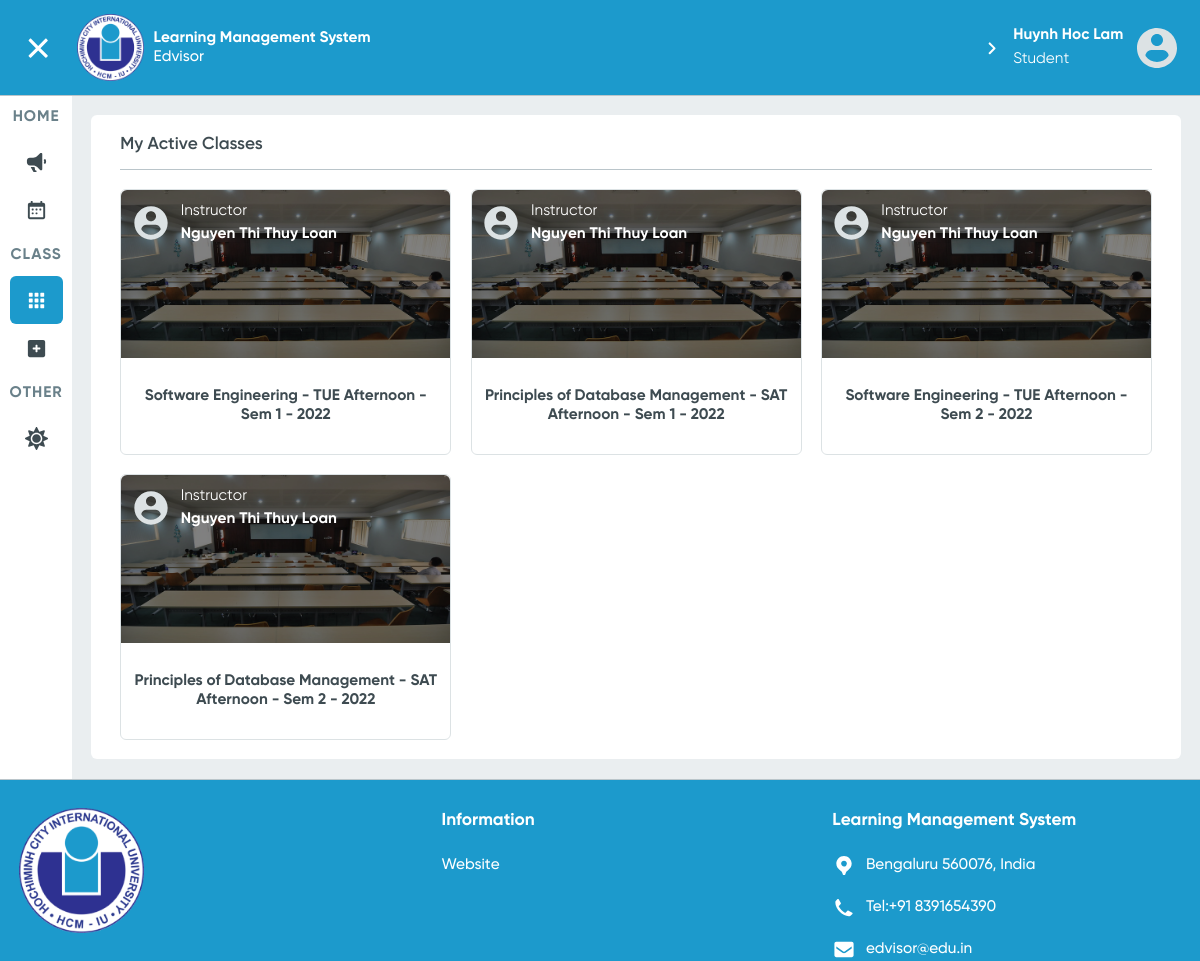
Page /user/lecturer/1/active-classes/ (signed in) on the committed database.
### User/models.py (models this page shows, shortened)
class User(AbstractBaseUser, PermissionsMixin):
    objects = MyUserManager()
    email = models.EmailField(unique=True)
    first_name = models.CharField(max_length=20)
    middle_name = models.CharField(max_length=20, blank=True)
    last_name = models.CharField(max_length=20)
    phone_number = models.CharField(max_length=12, blank=True)
    is_admin = models.BooleanField(default=False)
    is_staff = models.BooleanField(default=False)
    is_active = models.BooleanField(default=True)
    type= [
        ("Student","student"),
        ("Lecturer","lecturer")
    ]
    user_type = models.CharField(max_length=10,choices=type,null=True,blank=True)
    USERNAME_FIELD = 'email'
    def is_student(self):
        return hasattr(self,'student')
    @property
    def full_name(self):
        return self.last_name + " " + self.middle_name + " " + self.first_name

class Lecturer(models.Model):
    user_id= models.OneToOneField(User,on_delete=CASCADE)

### Courses/models.py (models this page shows, shortened)
class Class(models.Model):
    course = models.ForeignKey(Course, on_delete=CASCADE)
    lecturer = models.ForeignKey(Lecturer, on_delete=CASCADE)
    schedule = models.ForeignKey(Schedule, on_delete=SET_NULL, null=True,blank=True)
    start_date = models.DateTimeField(default=datetime.datetime(2021, 9, 6))
    @property
    def month(self):
        return int(self.start_date.strftime("%m"))
    @property
    def year(self):
        return int(self.start_date.strftime("%Y"))
    @property
    def sem_year(self):
        year = self.year
        month = self.month
        if month in [9, 10, 11, 12, 1]:
            return "Sem 1 - {}".format(year + 1)
        elif month in [2, 3, 4, 5, 6]:
            return "Sem 2 - {}".format(int(year))
    @property
    def is_displayable(self):
        utc = pytz.UTC
        now = utc.localize(datetime.datetime.now())
        if (now < self.start_date):
            return False
        else:
            return True

class Course(models.Model):
    major = models.ManyToManyField(Major)
    name = models.CharField(max_length=80)

class Schedule(models.Model):
    DAYS_OF_WEEK = [
        ('MON', 'Monday'),
        ('TUE', 'Tuesday'),
        ('WED', 'Wednesday'),
        ('THU', 'Thursday'),
        ('FRI', 'Friday'),
        ('SAT', 'Saturday'),
        ('SUN', 'Sunday'),
    ]
    day_of_the_week = models.CharField(max_length=3, choices=DAYS_OF_WEEK)
    start_time = models.TimeField(auto_now=False, auto_now_add=False)
    duration = models.DurationField()
    @property
    def day_part(self):
        if (self.start_time <= datetime.time(12)):
            return 'Morning'
        else:
            return 'Afternoon'
    def __str__(self):
        return self.day_of_the_week + " " + self.day_part
    class Meta:
        pass

### User/views.py (the view)
    def decorate(*args, **kwargs):
        userID = kwargs['id']
        request = args[0]
        if request.user.id == None:
            return HttpResponseRedirect(reverse("login"))
        elif request.user.is_student():
            user = Student.objects.get(id=userID).user_id
        elif request.user.is_lecturer():
            user = Lecturer.objects.get(id=userID).user_id
        else:
            user = User.objects.get(id=userID)
        if request.user == user and request.user.is_authenticated:
            return func(*args, **kwargs)
        else:
            return HttpResponseRedirect(reverse("guest-announcement-page"))

### Courses/views.py (called while the page is built)
@CheckValidUser
def ActiveLecturerClasses(request, id):
    user = Lecturer.objects.get(id=id)
    classes = []
    for i in user.class_set.all():
        classes.append(i)
    context = {'classes': classes}
    return render(request, "Courses/active-classes.html", context)

### User/views.py (called while the page is built)
def CheckValidUser(func):
    def decorate(*args, **kwargs):
        userID = kwargs['id']
        request = args[0]
        if request.user.id == None:
            return HttpResponseRedirect(reverse("login"))
        elif request.user.is_student():
            user = Student.objects.get(id=userID).user_id
        elif request.user.is_lecturer():
            user = Lecturer.objects.get(id=userID).user_id
        else:
            user = User.objects.get(id=userID)
        if request.user == user and request.user.is_authenticated:
            return func(*args, **kwargs)
        else:
            return HttpResponseRedirect(reverse("guest-announcement-page"))
    return decorate

### Courses/templates/Courses/active-classes.html (shortened to what this page needs)
{% extends 'Home/index.html' %}
{% load static %}
{% block stylesheets %}
  <link rel="stylesheet" href="{% static 'Courses/active-student-class.css' %}">
{% endblock %}
{% block my-courses-active %}active{% endblock %}
{% block main-content %}
  <article class="panel">
    <h2>My Active Classes</h2>
    <div class="courses-grid">
      {% for class in classes %}
        {% if class.is_displayable %}
          <a class="card" style="--order: {{ forloop.counter }}" href="{% if user.user_type == 'Student' %}{% url 'student-class-announcement-page' user.student.id class.id %}{% elif user.user_type == 'Lecturer' %}{% url 'lecturer-class-announcement-page' user.lecturer.id class.id %}#{% else %}#{% endif %}">
            <img class="cover" src="{% static 'images/class-image-png.png' %}" alt="Course Cover">
            <div class="teacher-profile">
              <img src="{% static 'icons/small-avatar-icon-svg.svg' %}" alt="My avatar">
              <p>Instructor<br>
                <b>{{ class.lecturer.user_id.full_name }}</b></p>
            </div>
            <h3 class="course-name">{{ class.course.name }} - {{ class.schedule }} - {{ class.sem_year }}</h3>
          </a>
        {% endif %}
      {% endfor %}
    </div>
  </article>
{% endblock %}

### Home/templates/Home/index.html (shortened to what this page needs)
<!DOCTYPE html>
<html lang="en">
<head>
  {% load static %}
  <link rel="stylesheet" href="{% static 'Home/index.css' %}">
  <link rel="stylesheet" href="{% static 'Home/components.css' %}">
  {% block stylesheets %}{% endblock stylesheets %}
</head>
<body class="page-grid">
<header class="header-bar {% if user.is_authenticated %}user-login{% endif %}">
  <div id="toggle-nav-sidebar" class="sidebar-button">
  </div>
  <a class="logo"
     href="{% if user.user_type == 'Student' %}{% url 'student-announcement-page' user.student.id %}
            {% elif user.user_type == 'Lecturer' %}{% url 'lecturer-announcement-page' user.lecturer.id %}
            {% else %} {% url 'guest-announcement-page' %}{% endif %}">
    <img src="{% static 'images/masked-iu-logo-160px-png@1X.png' %}"
         alt="International University's Learning Management System"
         srcset="{% static 'images/masked-iu-logo-160px-png@1x.png' %} 1x, {% static 'images/masked-iu-logo-160px-png@2x.png' %} 2x, {% static 'images/masked-iu-logo-160px-png@3x.png' %} 3x">
    <h1><b>Learning Management System</b><br>
      Edvisor</h1>
  </a>
  <nav class="header-nav">
    <ul>
      {% if user.is_authenticated %}
        <li>
          <div class="my-profile" href="#" tabindex="0">
            <p><b>{{ user.full_name }}</b><br>
              {{ user.user_type }}</p>
            <img src="{% static 'icons/small-avatar-icon-svg.svg' %}" alt="My avatar">
          </div>
        </li>
      {% endif %}
    </ul>
  </nav>
</header>
<aside class="sidebar">
  <nav class="sidebar-nav" style="display: none">
    <ul>
      <li class="section-title"><p>HOME</p></li>
      <li class="btn btn-grid {% block announcements-active %}{% endblock announcements-active %}">
        <a href="{% if user.user_type == 'Student' %}{% url 'student-announcement-page' user.student.id %}
                  {% elif user.user_type == 'Lecturer' %}{% url 'lecturer-announcement-page' user.lecturer.id %}
                  {% else %} {% url 'guest-announcement-page' %} {% endif %}">
          <span class="label">Announcements</span></a></li>
      <li class="btn btn-grid {% block calendar-active %}{% endblock calendar-active %}">
        <a href="{% if user.user_type == 'Student' %}{% url 'student-schedule-page' user.student.id %}
                  {% elif user.user_type == 'Lecturer' %}{% url 'lecturer-schedule-page' user.lecturer.id %}#
                  {% else %} {% url 'login' %} {% endif %}">
          <span class="label">Calender</span></a></li>
    </ul>
    <ul>
      <li class="section-title"><p>CLASS</p></li>
      <li class="btn btn-grid {% block my-courses-active %}{% endblock my-courses-active %}">
        <a href="{% if user.user_type == 'Student' %}{% url 'active-student-classes-page' user.student.id %}
                  {% elif user.user_type == 'Lecturer' %}{% url 'active-lecturer-classes-page' user.lecturer.id %}
                  {% else %}{% url 'login' %}{% endif %}">
          <span class="label">My Classes</span></a>
      </li>
      {% if user.user_type == 'Student' %}
        <li class="btn btn-grid {% block registration-active %}{% endblock registration-active %}">
          <a href="{% url 'student-class-registration-page' user.student.id %}">
            <span class="label">Registration</span></a></li>
      {% endif %}
    </ul>
    <ul>
      <li class="section-title"><p>OTHER</p></li>
      <li class="btn btn-grid">
        <a id="toggle-theme" href="#">
          <span class="label">UI Theme</span></a></li>
    </ul>
  </nav>
</aside>
<main>
  {% block main-content %}
  {% endblock %}
</main>
<footer class="page-footer {% if user.is_authenticated %}user-login{% endif %}">
  <div class="footer-top-container">
    <img class="footer-logo" src="{% static 'images/masked-iu-logo-160px-png@1X.png' %}"
         alt="International University Logo"
         srcset="{% static 'images/masked-iu-logo-160px-png@1x.png' %} 1x, {% static 'images/masked-iu-logo-160px-png@2x.png' %} 2x, {% static 'images/masked-iu-logo-160px-png@3x.png' %} 3x">
    <ul>
      <li class="icon-list-heading">Information</li>
      <li><a href="https://hcmiu.edu.vn/" target="_blank">Website</a></li>
    </ul>
    <ul class="icon-list">
      <li class="icon-list-heading">Learning Management System</li>
      <li><a href="geo:10.868562,106.796312">
        <p>Bengaluru 560076, India</p>
      </a></li>
      <li><a href="tel:+91 8391654390">
        <p>Tel:+91 8391654390</p>
      </a></li>
      <li>
        <a href="mailto:edvisor@edu.in">
          <p>edvisor@edu.in</p>
        </a>
      </li>
    </ul>
  </div>
</footer>
</body>
</html>

### Home/static/Home/components.css (style rules this page uses)
body { --riseUpAnimation: riseUpKeyframes 0.8s ease forwards; }

### Courses/static/Courses/active-student-class.css (style rules this page uses)
article.panel h2 { grid-column-end: span 1; font-weight: 600; font-size: 1.8rem; line-height: 2.1rem; color: var(--gray-dark); text-align: unset; padding-bottom: 1.5rem; margin-bottom: 2rem; border-bottom: 1px solid var(--gray-light); }
article.panel .courses-grid { display: grid; grid-template-columns: repeat(auto-fit, minmax(34rem, 1fr)); gap: 2rem; }
article.panel .card { --spacing: 1rem; position: relative; display: flex; flex-direction: column; align-items: center; min-height: 25rem; background-color: var(--white-default); border-radius: 6px; border: 1px solid var(--gray-lighter); }
article.panel .card .cover { border-radius: 6px 6px 0 0; object-fit: cover; height: 17.5rem; filter: blur(0px) brightness(50%); transition: filter var(--hover-transition); }
article.panel .card .teacher-profile { position: absolute; top: var(--spacing); left: var(--spacing); display: flex; align-items: center; color: var(--white-default-text); cursor: pointer; }
article.panel .card .teacher-profile img { width: 4.2rem; height: 4.2rem; border-radius: 50%; background-color: transparent; }
article.panel .card .teacher-profile p { margin: 0; margin-inline-start: var(--spacing); font-size: 1.6rem; white-space: nowrap; }
article.panel .card h3 { padding: 3rem var(--spacing); font-size: 1.6rem; font-weight: 700; line-height: 2rem; text-align: center; color: var(--gray-dark); }
article.panel .card { opacity: 0; transform: translateY(20%); animation: var(--riseUpAnimation); animation-delay: calc(var(--order) * 100ms + 0.3s); }

### Home/static/Home/base.css (style rules this page uses)
:root { --white-default: #ffffff; --white-default-text: #ffffff; --black-default: #000000; --background-default: #eaeef0; --gray-lighter: #dce2e4; --gray-light: #bac5ca; --gray-light-text: #bac5ca; --gray-default: #6a818a; --gray-dark: #3e4b51; --alert-primary: #ef255d; --alert-secondary: #fdecf1; --success-primary: #1ac687; --success-secondary: #e2fcf2; --iu-primary-default: #2e3191; --iu-primary-default-text: #2e3191; --iu-primary-dark: #1d1f5d; --iu-primary-dark-text: #1d1f5d; --iu-secondary-light: #dbf1fa; --iu-secondary-default: #1c9acc; --iu-secondary-dark: #115f7e; --body-font-family: SVN-Gilroy, serif; --body-font-size: 1.6rem; --body-font-weight: 400; --body-line-height: 1.5; --body-color: #000810; --body-bg: var(--white-default); --hover-transition: 0.25s ease-out; }
* { margin: 0; padding: 0; }
html { box-sizing: border-box; scroll-padding-top: 10rem; font-size: 62.5%; }
@media (prefers-reduced-motion: no-preference) { html { scroll-behavior: smooth; } }
@media (max-width: 75em) { html { font-size: 60%; } }
body { font-family: var(--body-font-family); font-size: var(--body-font-size); font-weight: var(--body-font-weight); line-height: var(--body-line-height); color: var(--body-color); background-color: var(--body-bg); }
h1, h2 { font-weight: 700; text-align: center; }
h1, .h1, h2, .h2, h3, .h3, h4, .h4, h5, .h5, h6, .h6 { margin-block: 0; font-weight: 500; line-height: 1.2; }
h1, .h1 { font-size: calc(2.2rem + 1.5vw); }
@media (min-width: 1200px) { h1, .h1 { font-size: 4rem; } }
h2, .h2 { font-size: calc(2.12rem + 0.9vw); }
@media (min-width: 1200px) { h2, .h2 { font-size: 3.2rem; } }
h3, .h3 { font-size: calc(2.08rem + 0.6vw); }
@media (min-width: 1200px) { h3, .h3 { font-size: 2.8rem; } }
p { margin-block-start: 0; margin-block-end: 1.6rem; }
ol, ul { padding-inline-start: 3.2rem; }
ol, ul { margin-block-start: 0; margin-block-end: 1.6rem; }
a { text-decoration: none; color: #3a57e8; }
img { display: block; width: 100%; }

### rows in the picture
User: full_name "Huynh Hoc Lam", user_type "Student"
Class: lecturer.user_id.full_name "Nguyen Thi Thuy Loan", course.name "Software Engineering", schedule "TUE Afternoon", sem_year "Sem 1 - 2022"
Class: lecturer.user_id.full_name "Nguyen Thi Thuy Loan", course.name "Principles of Database Management", schedule "SAT Afternoon", sem_year "Sem 1 - 2022"
Class: lecturer.user_id.full_name "Nguyen Thi Thuy Loan", course.name "Software Engineering", schedule "TUE Afternoon", sem_year "Sem 2 - 2022"
Class: lecturer.user_id.full_name "Nguyen Thi Thuy Loan", course.name "Principles of Database Management", schedule "SAT Afternoon", sem_year "Sem 2 - 2022"
